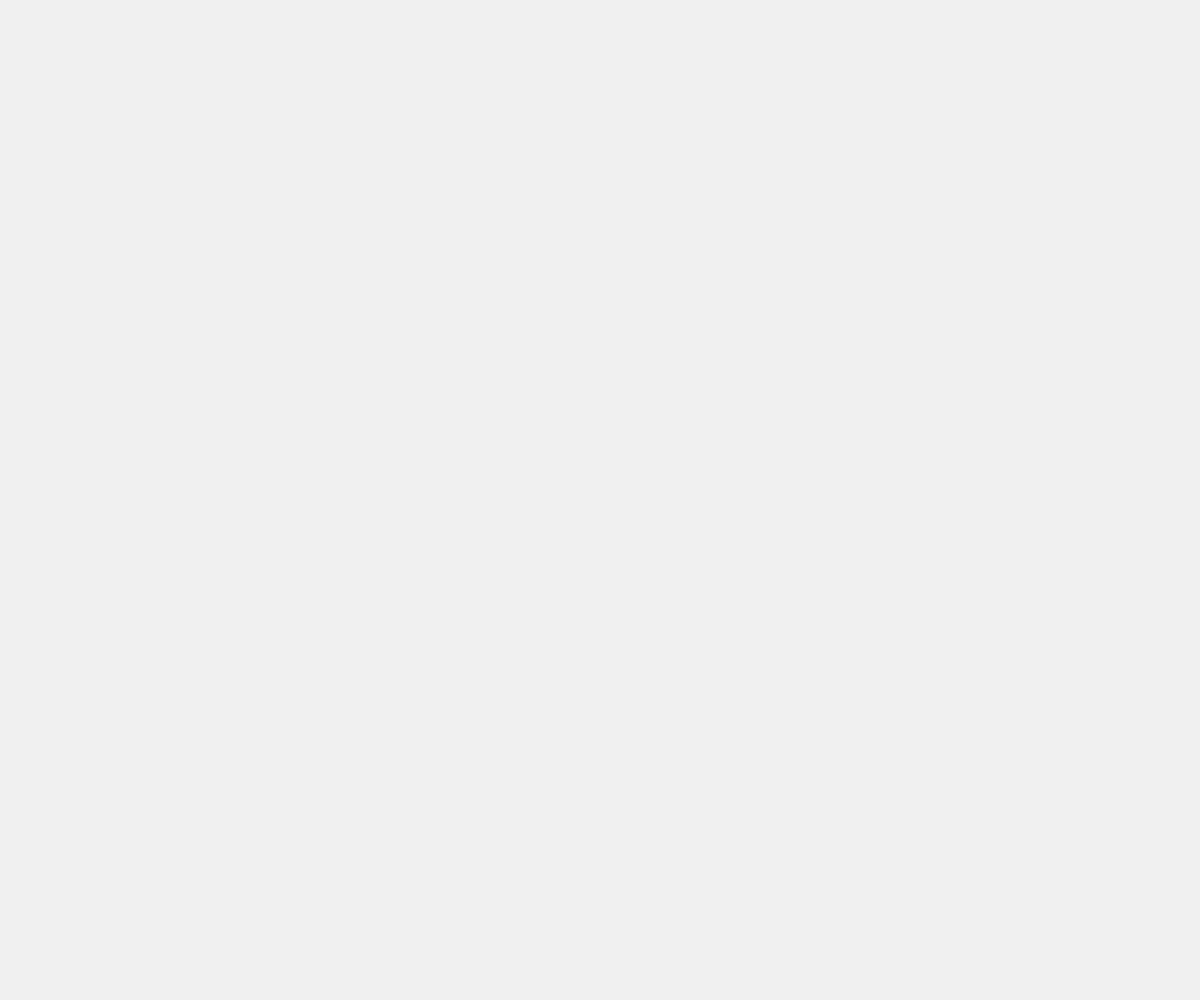
Frame 1 (no input)
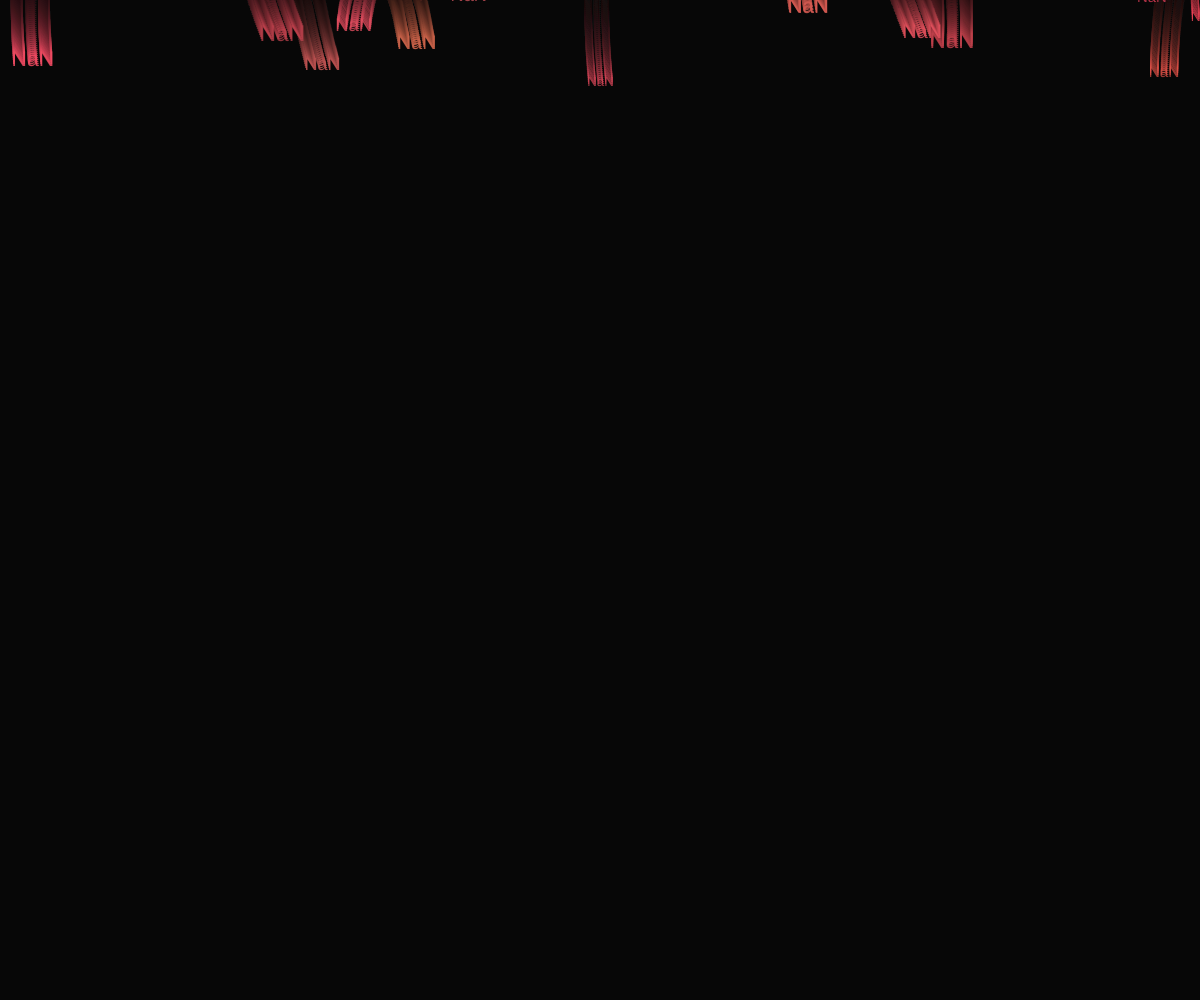
Frame 60 (no input)
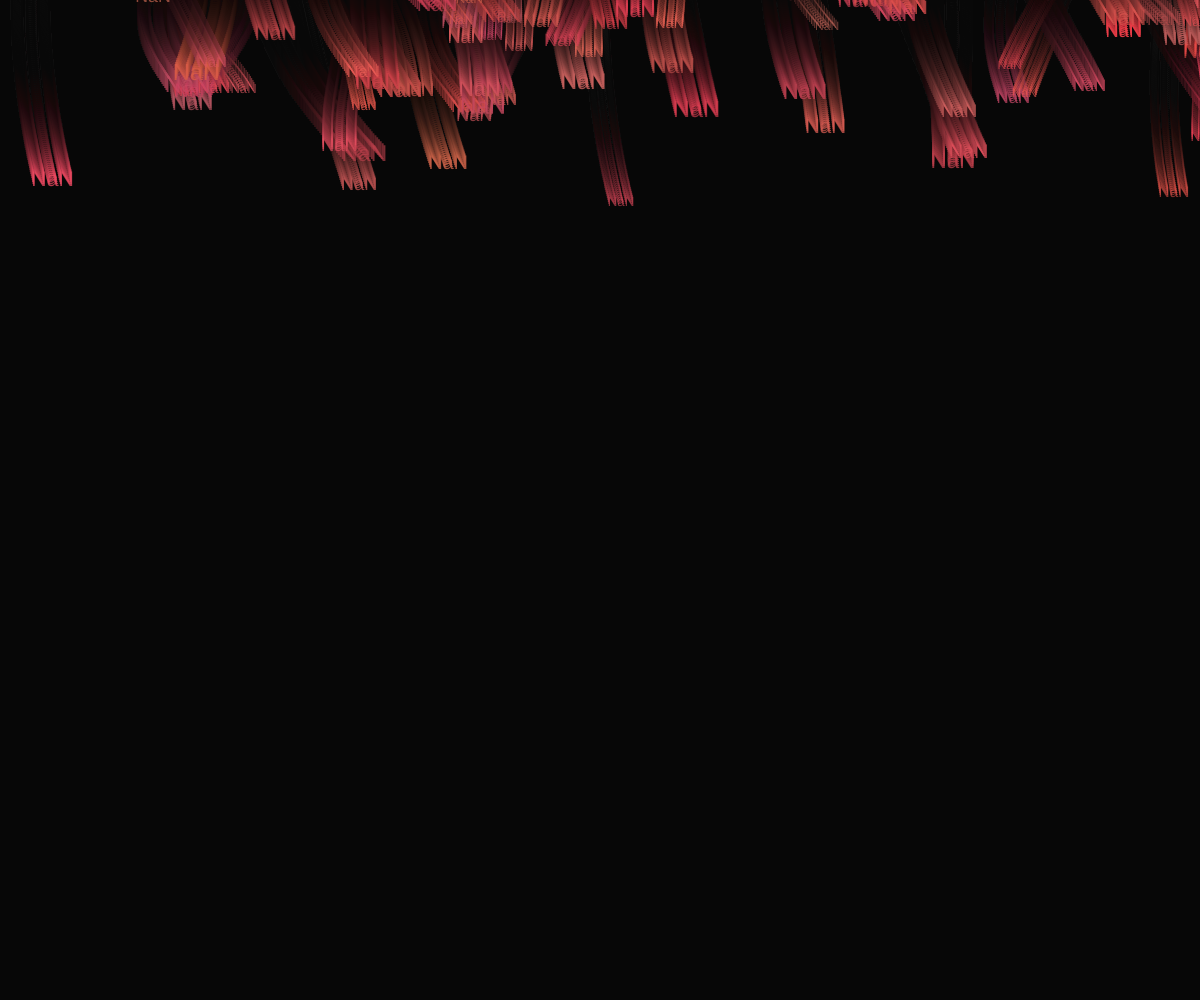
Frame 120 (the mouse pressed at the canvas centre since frame 60)

The p5.js sketch that drew these frames (run headless with seeded random() and noise() and a simulated clock; from frame 60 on, the mouse is pressed at the canvas centre):

// p5.js sketch
// ── sketch.js
let letters = [];
let words = ['glow', 'light', 'deep', 'sea', 'crystal', 'fall', 'form', 'flow'];
let wordPositions = [];
let fontSize = 24;
let gravity = 0.05;
let wind = 0.005;
let cohesion = 0.01;
let separation = 0.3;
let maxSpeed = 2;
let mouseForce = 0;
let time = 0;

function setup() {
  createCanvas(windowWidth, windowHeight);
  textSize(fontSize);
  
  // Initialize word positions
  for (let i = 0; i < words.length; i++) {
    wordPositions.push({
      x: random(width),
      y: random(-500, -100),
      word: words[i],
      size: random(30, 60),
      fadeIn: false,
      fadeTime: 0
    });
  }
  
  // Create initial letters
  for (let i = 0; i < 150; i++) {
    letters.push({
      x: random(width),
      y: random(-500, -100),
      char: random('abcdefghijklmnopqrstuvwxyz'),
      vx: random(-0.5, 0.5),
      vy: random(0.5, 1.5),
      life: random(200, 255),
      wordIndex: -1,
      size: random(12, 24),
      hue: random(180, 240), // Blue-green hues for bioluminescence
      saturation: random(60, 100),
      brightness: random(70, 100)
    });
  }
}

function draw() {
  background(10, 15); // Dark blue-black background
  
  time += 0.01;
  
  // Update mouse force
  if (mouseForce > 0) {
    mouseForce -= 0.02;
  }
  
  // Update and display letters
  for (let i = letters.length - 1; i >= 0; i--) {
    let letter = letters[i];
    
    // Apply forces
    letter.vy += gravity;
    letter.vx += wind + sin(time + i) * 0.002; // Gentle drifting
    
    // Mouse interaction
    if (mouseForce > 0) {
      let d = dist(letter.x, letter.y, mouseX, mouseY);
      if (d < 100) {
        let force = createVector(mouseX - letter.x, mouseY - letter.y);
        force.normalize();
        force.mult(mouseForce * 0.3);
        letter.vx += force.x;
        letter.vy += force.y;
      }
    }
    
    // Limit speed
    letter.vx = constrain(letter.vx, -maxSpeed, maxSpeed);
    letter.vy = constrain(letter.vy, 0, maxSpeed);
    
    // Update position
    letter.x += letter.vx;
    letter.y += letter.vy;
    
    // Apply cohesion and separation with nearby letters
    for (let j = 0; j < letters.length; j++) {
      if (i !== j) {
        let other = letters[j];
        let d = dist(letter.x, letter.y, other.x, other.y);
        
        if (d < 60) {
          // Cohesion
          let desired = createVector(other.x - letter.x, other.y - letter.y);
          desired.normalize();
          desired.mult(cohesion);
          letter.vx += desired.x;
          letter.vy += desired.y;
          
          // Separation
          if (d < 25) {
            let diff = createVector(letter.x - other.x, letter.y - other.y);
            diff.normalize();
            diff.div(d); // Weight by distance
            letter.vx += diff.x * separation;
            letter.vy += diff.y * separation;
          }
        }
      }
    }
    
    // Apply word attraction (only if not already part of a word)
    if (letter.wordIndex === -1) {
      for (let j = 0; j < wordPositions.length; j++) {
        let wp = wordPositions[j];
        let d = dist(letter.x, letter.y, wp.x, wp.y);
        if (d < 120) {
          let desired = createVector(wp.x - letter.x, wp.y - letter.y);
          desired.normalize();
          desired.mult(0.03);
          letter.vx += desired.x;
          letter.vy += desired.y;
          
          // If close enough to word, assign it
          if (d < 40) {
            letter.wordIndex = j;
            break;
          }
        }
      }
    }
    
    // Update life and fade out
    letter.life -= 0.5;
    
    // Remove dead letters
    if (letter.life <= 0 || letter.y > height + 50) {
      letters.splice(i, 1);
      continue;
    }
    
    // Draw letter with bioluminescent effect
    fill(letter.hue, letter.saturation, letter.brightness, letter.life);
    noStroke();
    textSize(letter.size);
    text(letter.char, letter.x, letter.y);
  }
  
  // Occasionally add new letters
  if (random() < 0.2) {
    letters.push({
      x: random(width),
      y: -10,
      char: random('abcdefghijklmnopqrstuvwxyz'),
      vx: random(-0.5, 0.5),
      vy: random(0.5, 1.5),
      life: random(200, 255),
      wordIndex: -1,
      size: random(12, 24),
      hue: random(180, 240),
      saturation: random(60, 100),
      brightness: random(70, 100)
    });
  }
  
  // Draw words at their positions
  for (let i = 0; i < wordPositions.length; i++) {
    let wp = wordPositions[i];
    
    // Only draw if it's time to show this word
    if (frameCount > 200 + i * 150) {
      // Animate the word appearance
      if (!wp.fadeIn) {
        wp.fadeTime++;
        if (wp.fadeTime > 60) {
          wp.fadeIn = true;
        }
      }
      
      if (wp.fadeIn) {
        let alpha = map(sin(time + i), -1, 1, 80, 150);
        fill(200, 100, 200, alpha); // Purple-blue glow
        noStroke();
        textSize(wp.size);
        text(wp.word, wp.x, wp.y);
        
        // Make word drift gently
        wp.x += sin(time * 0.5 + i) * 0.5;
        wp.y += 0.3;
      }
    }
  }
}

function mousePressed() {
  mouseForce = 1.0;
}

function windowResized() {
  resizeCanvas(windowWidth, windowHeight);
}
